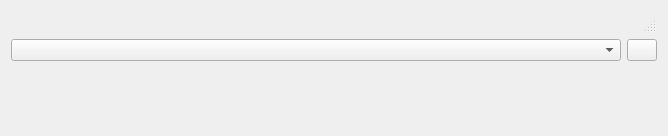
<?xml version="1.0" encoding="UTF-8"?>
<ui version="4.0">
 <class>CameraWidget</class>
 <widget class="QWidget" name="CameraWidget">
  <property name="geometry">
   <rect>
    <x>0</x>
    <y>0</y>
    <width>668</width>
    <height>136</height>
   </rect>
  </property>
  <property name="windowTitle">
   <string>Camera</string>
  </property>
  <layout class="QVBoxLayout" name="verticalLayout">
   <item>
    <widget class="QStatusBar" name="statusbar"/>
   </item>
   <item>
    <layout class="QHBoxLayout" name="horizontalLayout">
     <item>
      <widget class="QComboBox" name="devicesComboBox"/>
     </item>
     <item>
      <widget class="QPushButton" name="capturePushButton">
       <property name="maximumSize">
        <size>
         <width>30</width>
         <height>16777215</height>
        </size>
       </property>
       <property name="text">
        <string/>
       </property>
       <property name="icon">
        <iconset resource="camera.qrc">
         <normaloff>:/images/shutter.svg</normaloff>:/images/shutter.svg</iconset>
       </property>
      </widget>
     </item>
    </layout>
   </item>
   <item>
    <layout class="QGridLayout" name="gridLayout_3">
     <item row="0" column="0" rowspan="2">
      <widget class="QStackedWidget" name="stackedWidget">
       <property name="sizePolicy">
        <sizepolicy hsizetype="Preferred" vsizetype="Preferred">
         <horstretch>1</horstretch>
         <verstretch>0</verstretch>
        </sizepolicy>
       </property>
       <property name="palette">
        <palette>
         <active>
          <colorrole role="Base">
           <brush brushstyle="SolidPattern">
            <color alpha="255">
             <red>255</red>
             <green>255</green>
             <blue>255</blue>
            </color>
           </brush>
          </colorrole>
          <colorrole role="Window">
           <brush brushstyle="SolidPattern">
            <color alpha="255">
             <red>145</red>
             <green>145</green>
             <blue>145</blue>
            </color>
           </brush>
          </colorrole>
         </active>
         <inactive>
          <colorrole role="Base">
           <brush brushstyle="SolidPattern">
            <color alpha="255">
             <red>255</red>
             <green>255</green>
             <blue>255</blue>
            </color>
           </brush>
          </colorrole>
          <colorrole role="Window">
           <brush brushstyle="SolidPattern">
            <color alpha="255">
             <red>145</red>
             <green>145</green>
             <blue>145</blue>
            </color>
           </brush>
          </colorrole>
         </inactive>
         <disabled>
          <colorrole role="Base">
           <brush brushstyle="SolidPattern">
            <color alpha="255">
             <red>145</red>
             <green>145</green>
             <blue>145</blue>
            </color>
           </brush>
          </colorrole>
          <colorrole role="Window">
           <brush brushstyle="SolidPattern">
            <color alpha="255">
             <red>145</red>
             <green>145</green>
             <blue>145</blue>
            </color>
           </brush>
          </colorrole>
         </disabled>
        </palette>
       </property>
       <property name="currentIndex">
        <number>0</number>
       </property>
       <widget class="QWidget" name="viewfinderPage">
        <layout class="QGridLayout" name="gridLayout_5">
         <item row="0" column="0">
          <widget class="QCameraViewfinder" name="viewfinder" native="true"/>
         </item>
        </layout>
       </widget>
       <widget class="QWidget" name="previewPage">
        <layout class="QGridLayout" name="gridLayout_4">
         <item row="0" column="0">
          <widget class="QLabel" name="lastImagePreviewLabel">
           <property name="sizePolicy">
            <sizepolicy hsizetype="Preferred" vsizetype="MinimumExpanding">
             <horstretch>0</horstretch>
             <verstretch>0</verstretch>
            </sizepolicy>
           </property>
           <property name="frameShape">
            <enum>QFrame::Box</enum>
           </property>
           <property name="text">
            <string/>
           </property>
          </widget>
         </item>
        </layout>
       </widget>
      </widget>
     </item>
    </layout>
   </item>
   <item>
    <spacer name="verticalSpacer">
     <property name="orientation">
      <enum>Qt::Vertical</enum>
     </property>
     <property name="sizeHint" stdset="0">
      <size>
       <width>20</width>
       <height>40</height>
      </size>
     </property>
    </spacer>
   </item>
  </layout>
  <action name="actionExit">
   <property name="text">
    <string>Exit</string>
   </property>
  </action>
  <action name="actionStartCamera">
   <property name="text">
    <string>Start Camera</string>
   </property>
  </action>
  <action name="actionStopCamera">
   <property name="text">
    <string>Stop Camera</string>
   </property>
  </action>
  <action name="actionSettings">
   <property name="text">
    <string>Settings</string>
   </property>
  </action>
 </widget>
 <customwidgets>
  <customwidget>
   <class>QCameraViewfinder</class>
   <extends>QWidget</extends>
   <header>qcameraviewfinder.h</header>
   <container>1</container>
  </customwidget>
 </customwidgets>
 <resources>
  <include location="camera.qrc"/>
 </resources>
 <connections/>
 <slots>
  <slot>record()</slot>
  <slot>pause()</slot>
  <slot>stop()</slot>
  <slot>enablePreview(bool)</slot>
  <slot>configureCaptureSettings()</slot>
  <slot>takeImage()</slot>
  <slot>startCamera()</slot>
  <slot>toggleLock()</slot>
  <slot>setMuted(bool)</slot>
  <slot>stopCamera()</slot>
  <slot>setExposureCompensation(int)</slot>
 </slots>
</ui>
